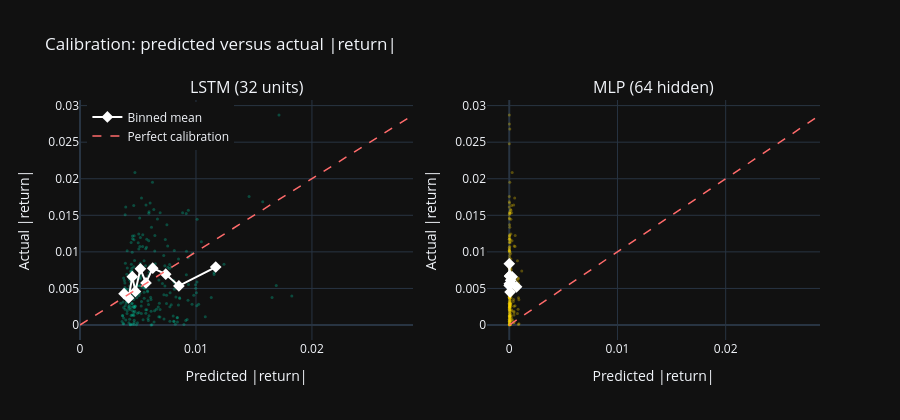

This figure's notebook cell:
### Markdown cell above
### Forecast calibration

A calibration plot asks a question RMSE cannot: across the range of
predictions, are they right on average? Perfect calibration puts every
point on the 45° line, where predicted equals actual.

The binned means matter more than the scatter. Individual daily points are
dominated by noise, but if the binned average sits below the diagonal at
high predicted values, the model systematically overforecasts large
moves, and vice versa. The fitted slope summarises this: a slope below 1
indicates the forecasts are too spread out relative to reality
(overconfident), while a slope above 1 indicates they are too compressed.

### Code cell
def calibration_data(forecast, actual_vals, n_bins=10):
    """Bin forecasts into quantiles and return per-bin means plus OLS slope."""
    bins = pd.qcut(forecast, n_bins, labels=False, duplicates='drop')
    binned = pd.DataFrame({'pred': forecast, 'act': actual_vals, 'bin': bins})
    grouped = binned.groupby('bin', observed=True).mean()
    slope, intercept, r_val, _, _ = stats.linregress(forecast, actual_vals)
    return grouped['pred'].values, grouped['act'].values, slope, intercept, r_val


fig = make_subplots(rows=1, cols=2,
                    subplot_titles=(f'LSTM ({LSTM_UNITS} units)',
                                    f'MLP ({MLP_HIDDEN} hidden)'))

cal_summary = {}
for col, (fc, label, colour) in enumerate([
    (lstm_forecasts, 'LSTM', '#00d4aa'),
    (mlp_forecasts,  'MLP',  '#ffd700'),
], start=1):
    bp, ba, slope, intercept, r_val = calibration_data(fc, actual)
    cal_summary[label] = {'slope': slope, 'intercept': intercept, 'r': r_val}

    # Raw scatter
    fig.add_trace(go.Scatter(
        x=fc, y=actual, mode='markers',
        marker=dict(color=colour, size=3, opacity=0.3),
        name=f'{label} daily', showlegend=False,
    ), row=1, col=col)

    # Binned means
    fig.add_trace(go.Scatter(
        x=bp, y=ba, mode='markers+lines',
        marker=dict(color='white', size=9, symbol='diamond'),
        line=dict(color='white', width=2),
        name='Binned mean', showlegend=(col == 1),
    ), row=1, col=col)

    # 45-degree reference
    lim = max(fc.max(), actual.max())
    fig.add_trace(go.Scatter(
        x=[0, lim], y=[0, lim], mode='lines',
        line=dict(color='#ff6b6b', dash='dash', width=1.5),
        name='Perfect calibration', showlegend=(col == 1),
    ), row=1, col=col)

fig.update_layout(
    template='plotly_dark', height=420,
    title_text='Calibration: predicted versus actual |return|',
    legend=dict(yanchor='top', y=0.99, xanchor='left', x=0.01),
)
fig.update_xaxes(title_text='Predicted |return|')
fig.update_yaxes(title_text='Actual |return|')
fig.show()

cal_lines = []
for label, s in cal_summary.items():
    direction = (
        'forecasts are too dispersed relative to realised values'
        if s['slope'] < 0.9 else
        'forecasts are too compressed relative to realised values'
        if s['slope'] > 1.1 else
        'calibration is close to proportional'
    )
    cal_lines.append(
        f"- **{label}**: slope {s['slope']:.3f}, intercept {s['intercept']:.6f}, "
        f"r = {s['r']:.3f}. {direction.capitalize()}."
    )

display(Markdown(
    'Fitted calibration lines:\n\n' + '\n'.join(cal_lines) +
    '\n\nA slope near 1 with a small intercept indicates proportional '
    'forecasts. Systematic departure from the diagonal is a bias the metric '
    'totals do not reveal.'
))

### Figure 1 — Plotly figure (JSON) as saved in the notebook; plotly's stock layout.template omitted (floating-point values rounded to 4 significant figures; data arrays with more than 128 entries replaced by an {"elided": "..."} marker saying what was removed)
{"data": [{"marker": {"color": "#00d4aa", "opacity": 0.3, "size": 3}, "mode": "markers", "name": "LSTM daily", "showlegend": false, "type": "scatter", "x": {"elided": "252 float values"}, "xaxis": "x", "y": {"elided": "252 float values"}, "yaxis": "y"}, {"line": {"color": "white", "width": 2}, "marker": {"color": "white", "size": 9, "symbol": "diamond"}, "mode": "markers+lines", "name": "Binned mean", "showlegend": true, "type": "scatter", "x": [0.0038, 0.004191, 0.00451, 0.004778, 0.005208, 0.005691, 0.006272, 0.007393, 0.008527, 0.0117], "xaxis": "x", "y": [0.004289, 0.003701, 0.006613, 0.004598, 0.007687, 0.00576, 0.007774, 0.006955, 0.00535, 0.007929], "yaxis": "y"}, {"line": {"color": "#ff6b6b", "dash": "dash", "width": 1.5}, "mode": "lines", "name": "Perfect calibration", "showlegend": true, "type": "scatter", "x": [0, 0.02871], "xaxis": "x", "y": [0, 0.02871], "yaxis": "y"}, {"marker": {"color": "#ffd700", "opacity": 0.3, "size": 3}, "mode": "markers", "name": "MLP daily", "showlegend": false, "type": "scatter", "x": {"elided": "252 float values"}, "xaxis": "x2", "y": {"elided": "252 float values"}, "yaxis": "y2"}, {"line": {"color": "white", "width": 2}, "marker": {"color": "white", "size": 9, "symbol": "diamond"}, "mode": "markers+lines", "name": "Binned mean", "showlegend": false, "type": "scatter", "x": [2.589e-06, 4.993e-06, 1.178e-05, 2.354e-05, 3.714e-05, 5.091e-05, 7.867e-05, 0.0001288, 0.0002718, 0.0006745], "xaxis": "x2", "y": [0.005411, 0.008378, 0.005643, 0.005431, 0.006677, 0.006751, 0.004508, 0.006114, 0.006583, 0.005226], "yaxis": "y2"}, {"line": {"color": "#ff6b6b", "dash": "dash", "width": 1.5}, "mode": "lines", "name": "Perfect calibration", "showlegend": false, "type": "scatter", "x": [0, 0.02871], "xaxis": "x2", "y": [0, 0.02871], "yaxis": "y2"}], "layout": {"annotations": [{"font": {"size": 16}, "showarrow": false, "text": "LSTM (32 units)", "x": 0.225, "xanchor": "center", "xref": "paper", "y": 1, "yanchor": "bottom", "yref": "paper"}, {"font": {"size": 16}, "showarrow": false, "text": "MLP (64 hidden)", "x": 0.775, "xanchor": "center", "xref": "paper", "y": 1, "yanchor": "bottom", "yref": "paper"}], "height": 420, "legend": {"x": 0.01, "xanchor": "left", "y": 0.99, "yanchor": "top"}, "title": {"text": "Calibration: predicted versus actual |return|"}, "xaxis": {"anchor": "y", "domain": [0, 0.45], "title": {"text": "Predicted |return|"}}, "xaxis2": {"anchor": "y2", "domain": [0.55, 1], "title": {"text": "Predicted |return|"}}, "yaxis": {"anchor": "x", "domain": [0, 1], "title": {"text": "Actual |return|"}}, "yaxis2": {"anchor": "x2", "domain": [0, 1], "title": {"text": "Actual |return|"}}}}
